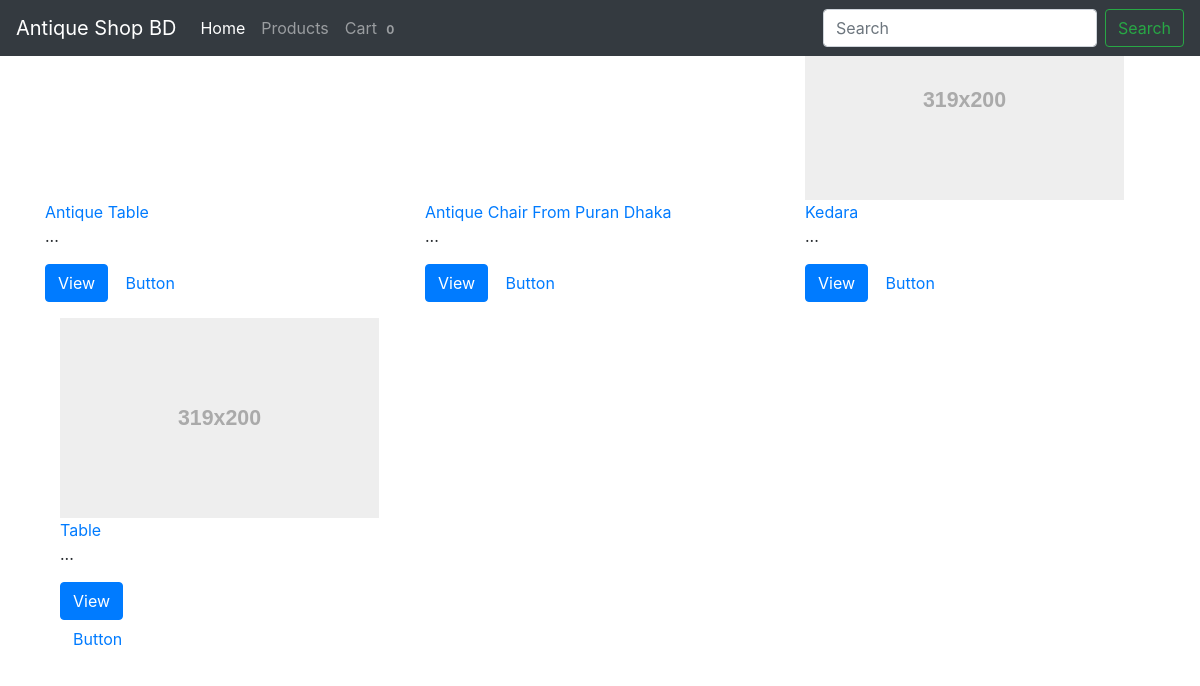
The page / on the database its author committed.
### products/models.py (models this page shows, shortened)
class ProductImage(models.Model):
    product = models.ForeignKey('Product',on_delete=models.PROTECT)
    image = models.ImageField(upload_to='products/images/')
    featured = models.BooleanField(default=False)
    thumbnail = models.BooleanField(default=False)
    active=models.BooleanField(default=True)
    updated = models.DateTimeField(auto_now_add=False, auto_now=True)

class Product(models.Model):
    title= models.CharField(max_length=120, null=False, blank=False)
    description=models.TextField(null=True,blank=True)
    price=models.DecimalField(decimal_places=2,max_digits=100,default=100.99)
    sale_price = models.DecimalField(decimal_places=2, max_digits=100, null=True,blank=True)
    slug=models.SlugField(unique=True)
    timestamp = models.DateTimeField(auto_now_add=True,auto_now=False)
    updated = models.DateTimeField(auto_now_add=False, auto_now=True)
    active=models.BooleanField(default=True)
    class Meta:
        unique_together = ('title','slug')
    def get_absolute_url(self):
        return reverse("single_product",kwargs={"slug": self.slug})

### products/views.py (the view)
# urls.py: 2. Add a URL to urlpatterns:  path('', views.home, name='home')
def home(request):
    products = Product.objects.all()
    template = 'products/home.html'
    context = {"products": products}
    return render(request, template, context)

### templates/products/home.html (shortened to what this page needs)
{% extends "base.html" %}
{% load staticfiles %}
{% block content %}
<div class="row">
	{% for product in products %}
	<div class="col-sm-4">
		<div class="thumbnail">
			{% if product.productimage_set.all %}
					{% for item in product.productimage_set.all %}
						{% if item.featured %}
						<div style="width:300px;
						height:200px;
						margin:0 auto;
						background-image: url('media/{{ MEDIA_URL }}{{item.image}}');
						background-repeat: no-repeat;
						background-position: center;
						background=size:cover;">
						</div>
						{% endif %}
						{% endfor %}
						{% else %}
						<img class='img-responsive' src='{% static "img/placeholder.svg" %}'/>
						{% endif%}
					 <div class="caption">
						        <a href = '{{ product.get_absolute_url }}'>{{product.title}}</a>
						        <p>...</p>
						        <p><a href="{{ product.get_absolute_url }}" class="btn btn-primary" role="button">View</a> <a href="#" class="btn btn-default" role="button">Button</a></p>
						      </div>
				    	</div>
					</div>
		{% cycle "" "" "</div><div class='row'><div class='col-sm-4'>" %}
			{% endfor %}
		</div>
{% endblock %}

### rows shown on the page
Product: title "Antique Table"
Product: title "Antique Chair From Puran Dhaka"
Product: title "Kedara"
Product: title "Table"
